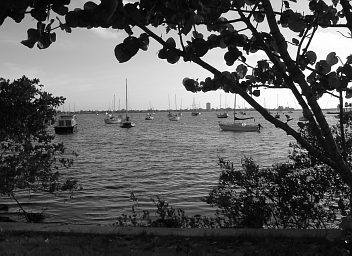
%> input picture 9. Spatial Filtering/boat.tif, 352 x 256 px
$ octave Spatial_Filtering_with_changing_angle.m   (GNU Octave 9; MATLAB toolbox functions it lacks are replaced by stand-ins)
%> lines starting %> are read from the running program, lines starting %| are printed output that depends on the picture
image = imread("boat.tif");
%> image is the input picture: size 256x352 uint8; min 0, max 255, mean 89.8
normImage = im2double(image);
base_filter=[0 0 0 0 0;1 1 1 1 1;0 0 0 0 0;-1 -1 -1 -1 -1;0 0 0 0 0];
angle=0;
filter=imrotate(base_filter,angle,'crop');
filtered = imfilter(normImage, filter);
outputImage0 = filtered * 255;
figure;
subplot(3,2,1);
imshow(uint8(image));
title("Original Image");
subplot(3,2,2);
imshow(uint8(outputImage0));
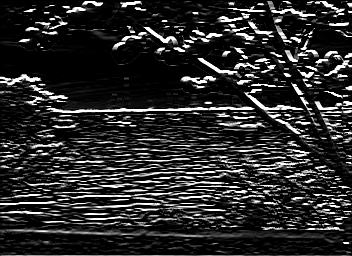
%> displayed picture: size 256x352, on the screen's scale of 0 to 255; min 0, max 255, mean 42.6
title("Angle = 0 Image");
angle=45;
filter=imrotate(base_filter,angle,'crop');
filtered = imfilter(normImage, filter);
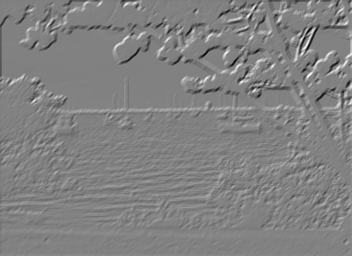
%> filtered: size 256x352 double; min -6.28, max 6.05, mean 0.00226; drawn with min black and max white
outputImage45 = filtered * 255;
subplot(3,2,3);
imshow(uint8(outputImage45));
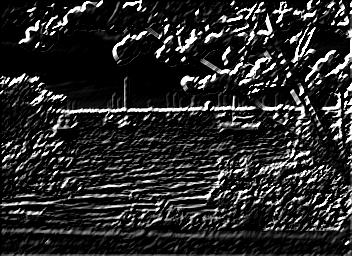
%> displayed picture: size 256x352, on the screen's scale of 0 to 255; min 0, max 255, mean 41.2
title("Angle = 45 Image");
angle=90;
filter=imrotate(base_filter,angle,'crop');
filtered = imfilter(normImage, filter);
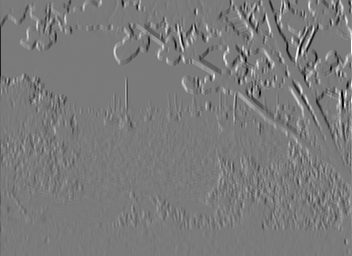
%> filtered: size 256x352 double; min -4.66, max 4.98, mean -0.000695; drawn with min black and max white
outputImage90 = filtered * 255;
subplot(3,2,4);
imshow(uint8(outputImage90));
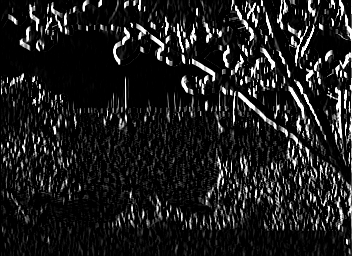
%> displayed picture: size 256x352, on the screen's scale of 0 to 255; min 0, max 255, mean 29.5
title("Angle = 90 Image");
angle=135;
filter=imrotate(base_filter,angle,'crop');
filtered = imfilter(normImage, filter);
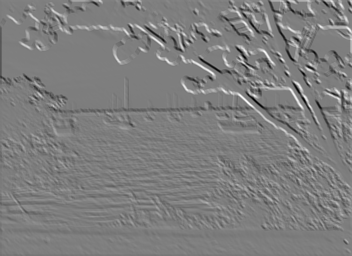
%> filtered: size 256x352 double; min -6.31, max 6.4, mean -0.0037; drawn with min black and max white
outputImage135 = filtered * 255;
subplot(3,2,5);
imshow(uint8(outputImage135));
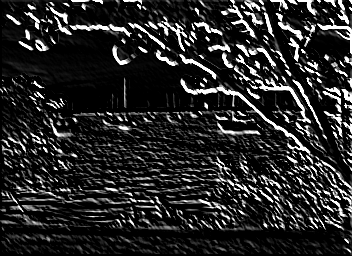
%> displayed picture: size 256x352, on the screen's scale of 0 to 255; min 0, max 255, mean 40
title("Angle = 135 Image");

$ run again, with 9. Spatial Filtering/Spatial_Filtering_with_changing_angle.png saved as 9. Spatial Filtering/boat.tif
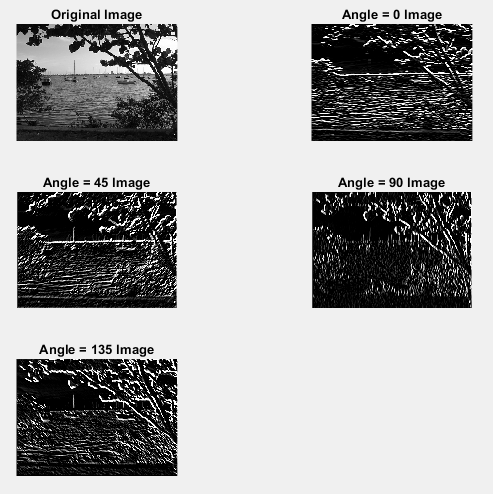
%> input picture 9. Spatial Filtering/Spatial_Filtering_with_changing_angle.png, 493 x 494 px
%> image is the input picture: size 494x493x3 uint8; min 0, max 255, mean 164.7
%> `filtered = imfilter(normImage, filter);`:
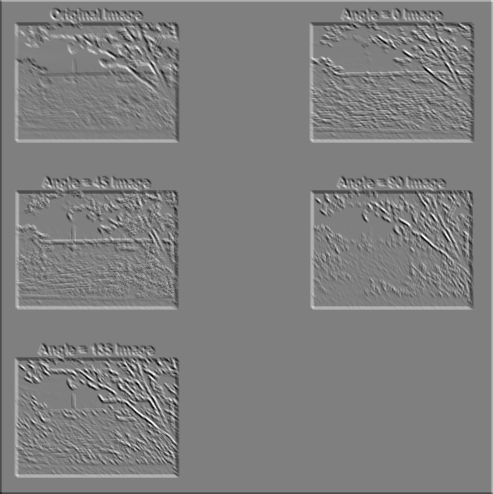
%> filtered: size 494x493x3 double; min -7, max 7, mean 1.06e-16; drawn with min black and max white
%> `imshow(uint8(outputImage135));`:
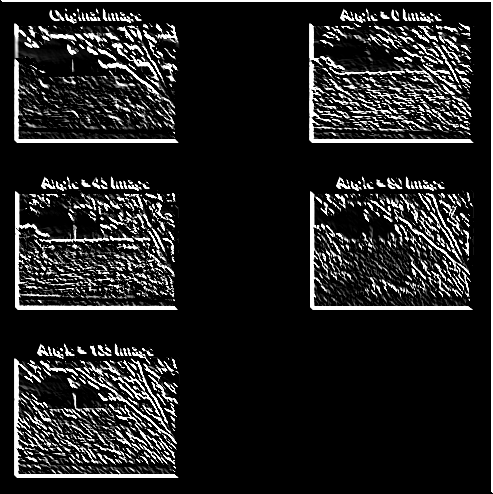
%> displayed picture: size 494x493x3, on the screen's scale of 0 to 255; min 0, max 255, mean 32.9

$ run again, with 9. Spatial Filtering/Spatial_Filtering_with_changing_radius.png saved as 9. Spatial Filtering/boat.tif
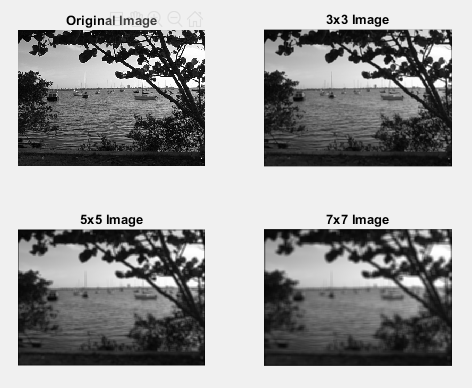
%> input picture 9. Spatial Filtering/Spatial_Filtering_with_changing_radius.png, 472 x 388 px
%> image is the input picture: size 388x472x3 uint8; min 0, max 255, mean 154.5
%> `filtered = imfilter(normImage, filter);`:
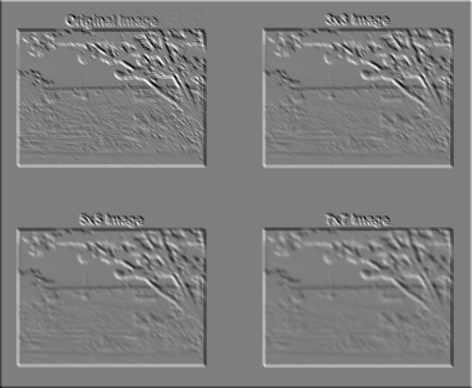
%> filtered: size 388x472x3 double; min -6.09, max 6.21, mean 6.95e-17; drawn with min black and max white
%> `imshow(uint8(outputImage135));`:
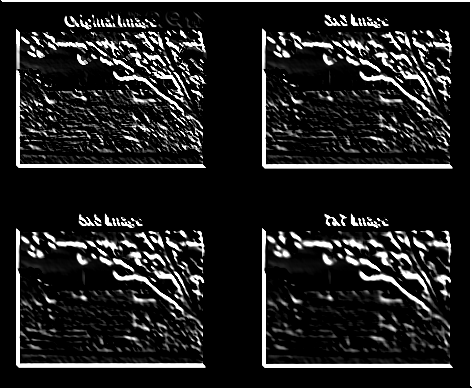
%> displayed picture: size 388x472x3, on the screen's scale of 0 to 255; min 0, max 255, mean 33.5
